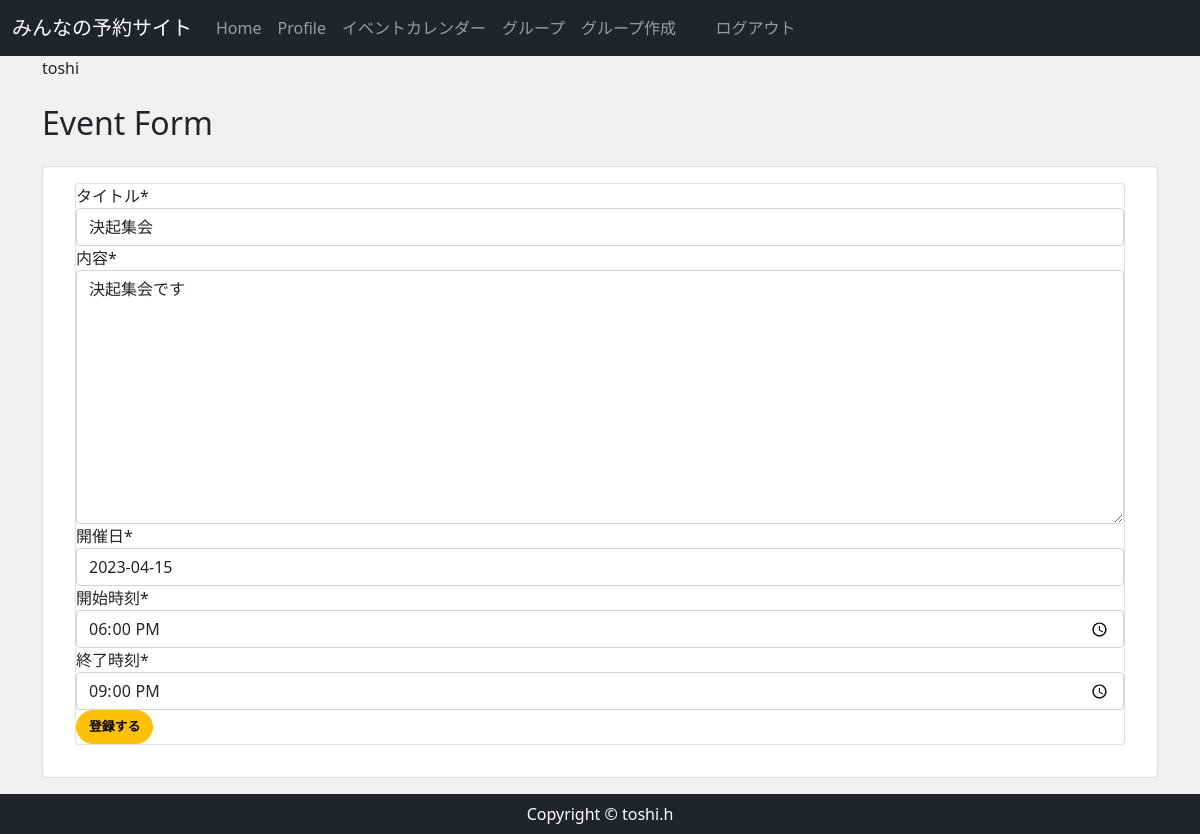
The app's page /event_edit/35/ (signed in) with its own data.
### accounts/models.py (models this page shows, shortened)
class CustomUser(AbstractBaseUser, PermissionsMixin):
    email = models.EmailField(
        verbose_name='email',
        max_length=255,
        unique=True,
        )
    first_name = models.CharField('名', max_length=150)
    last_name = models.CharField('姓', max_length=150)
    nickname = models.CharField('ニックネーム', max_length=150,  null=True, blank=True)
    active = models.BooleanField(default=True)
    staff = models.BooleanField(default=False) #staffかどうか
    admin = models.BooleanField(default=False)
    objects = UserManager()
    EMAIL_FIELD = 'email'
    USERNAME_FIELD = 'email'
    REQUIRED_FIELDS = []
    @property
    def is_active(self):
        return self.active
    class Meta(AbstractBaseUser.Meta):
        db_table = 'custom_user'

### reservation/models.py (models this page shows, shortened)
class Event(models.Model):
    event_title = models.CharField(max_length=150)
    event_detail = models.TextField()
    group = models.ForeignKey(Group,  on_delete=models.CASCADE, related_name="group_event")
    event_date = models.DateField()
    start_time = models.TimeField()
    end_time = models.TimeField()

### reservation/views.py (the view, shortened to what this page needs)
# urls.py: path('event_edit/<int:pk>/',views.EventEditView.as_view(), name="event_edit"), #イベント編集
class EventEditView(LoginRequiredMixin,UpdateView):
    model = Event
    template_name = 'reservation/event_form.html'
    form_class = EventForm
    success_url = reverse_lazy('group_detail')
    def get(self, request, **kwargs):
        event_data = Event.objects.get(id=self.kwargs['pk'])
        staff_data = ApprovedStaff.objects.filter(
            group = event_data.group, approved=True)
        names = [data.staff for data in staff_data]
        if not request.user in names:
            return HttpResponse('<h1>%sさんは%sの編集権限がありません</h1>' % (request.user.nickname, event_data.group ))
        return super().get(request)

### reservation/forms.py
class EventForm(forms.ModelForm):
    start_time = forms.TimeField(label="開始時刻",widget=forms.TimeInput(attrs={'type': 'time'}))
    end_time = forms.TimeField(label="終了時刻", widget=forms.TimeInput(attrs={'type': 'time'}))
    class Meta:
        model = Event
        fields = [
            "event_title",
            "event_detail",
            "event_date",
            "start_time",
            "end_time",
        ]
        labels={
            "event_title":"タイトル",
            "event_detail":"内容",
            "event_date":"開催日",
        }

### reservation/templates/reservation/event_form.html (shortened to what this page needs)
{% extends 'reservation/base.html' %}
{% load static %}
{% load crispy_forms_tags %}
{% block content %}
<div class="my-4">
    <h2>Event Form</h2>
</div>
   <div class="card mb-3 col-lg-auto" style="">
        <div class="card-body">
            <div class="card mb-3 mx-3 col-lg-auto" style="">
<form method="post" enctype="multipart/form-data" autocomplete="off">
<form method="post" enctype="multipart/form-data" autocomplete="off">
    {{ form|crispy }}
    <button class="btn btn-warning" type="submit">登録する</button>
    </div>
{% endblock %}
    {% block extra_js %}
  <link rel="stylesheet" href="//code.jquery.com/ui/1.12.1/themes/base/jquery-ui.css">
   <link rel="stylesheet" type="text/css" href="https://cdnjs.cloudflare.com/ajax/libs/timedropper/1.0/timedropper.min.css">
    {% endblock %}

### reservation/templates/reservation/base.html (shortened to what this page needs)
{% load static %}
<!DOCTYPE html>
<html lang="ja">
<head>
    <link href="https://cdn.jsdelivr.net/npm/bootstrap@5.0.2/dist/css/bootstrap.min.css" rel="stylesheet">
    <link rel="stylesheet" href="{% static 'css/rsv_style.css' %}">
<nav class="navbar navbar-expand-lg bg-body-tertiary navbar-dark bg-dark" >
    <div class="container-fluid">
    <a class="navbar-brand" href="{% url 'home' %}">
    みんなの予約サイト
    </a>
    <div class="collapse navbar-collapse" id="navbarSupportedContent">
        <ul class="navbar-nav ml-auto">
        <li class="nav-item">
            <a class="nav-link" href="{% url 'home' %}">Home </a>
        </li>
        {% if user.is_authenticated %}
            <li class="nav-item">
                <a class="nav-link" href="{% url 'userprofile' user.pk %}">Profile</a>
            </li>
            <li class="nav-item">
                <a class="nav-link" href="{% url 'gp_event_cal' %}">イベントカレンダー </a>
            </li>
            <li class="nav-item">
                <a class="nav-link" href="{% url 'group' %}">グループ </a>
            </li>
            <li class="nav-item">
                <a class="nav-link" href="{% url 'group_new' %}">グループ作成 </a>
            </li>
            <li>
            <p>\t\t</p>
            </li>
            <li class="nav-item">
                <a class="nav-link" href="{% url 'account_logout' %}">ログアウト </a>
            </li>
        {% endif %}
        </ul>
    </div>
    </nav>
    <main>
        <div class="container">
            <p >{{user.nickname}}</p>
            {% block content %}
            {% endblock %}
        </div>
    </main>
    <footer class="py-2 bg-dark">
        <p class="m-0 text-center text-white">Copyright &copy; toshi.h</p>
    </footer>
    {% block extra_js %}
    {% endblock %}
</body>
</html>

### reservation/static/css/rsv_style.css (style rules this page uses)
* { margin: 0; padding: 0; box-sizing: border-box; }
main { flex: 1; }
.btn { font-size: 80%; border-radius: 5rem; font-weight: bold; }

### records on screen
CustomUser: nickname "toshi"
Event: event_title "決起集会", event_detail "決起集会です", event_date "2023-04-15", start_time "18:00:00", end_time "21:00:00"
